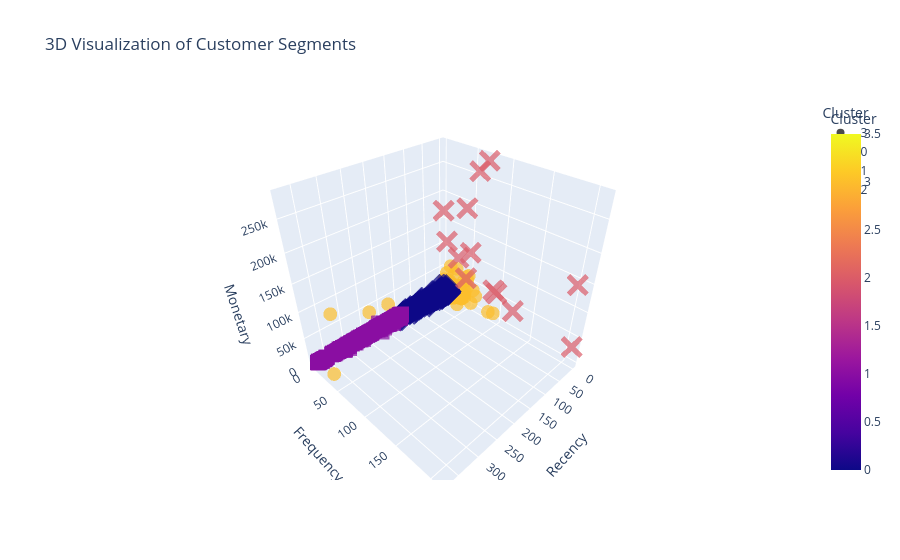

Notebook code cell kept with this figure:
### Markdown cell above
1. Why did you pick the specific chart?
The Elbow Curve is the standard and most intuitive method for selecting the optimal value of 'k' (the number of clusters) for the K-Means algorithm. It's an essential step for building a methodologically sound clustering model.

2. What is/are the insight(s) found from the chart?
The chart plots the model's inertia (a measure of how internally coherent the clusters are) against different values of 'k'. You will see the inertia decrease as 'k' increases. The "elbow point"—where the rate of decrease sharply slows down—indicates the most appropriate number of clusters to use

3. Will the gained insights help creating a positive business impact?
Are there any insights that lead to negative growth? Justify with specific reason.

Absolutely. Choosing the correct number of segments is fundamental to the project's success. Too few clusters will group dissimilar customers together, while too many will make the segments too small to be meaningful. This chart ensures your segmentation strategy is based on the actual structure of the data, leading to more effective and targeted marketing campaigns.

### Code cell
# Chart 9: Customer Cluster Profiles (3D Scatter Plot)
import plotly.express as px
from sklearn.preprocessing import StandardScaler
from sklearn.cluster import KMeans

#This code assumes you have chosen the optimal k (e.g., 4)
# run the K-Means algorithm to get cluster labels      ---

# Scale RFM data
scaler = StandardScaler()
rfm_scaled = scaler.fit_transform(rfm_df[['Recency', 'Frequency', 'Monetary']])


optimal_k = 4
kmeans = KMeans(n_clusters=optimal_k, random_state=42, n_init=10)
rfm_df['Cluster'] = kmeans.fit_predict(rfm_scaled)
fig = px.scatter_3d(rfm_df,
                    x='Recency',
                    y='Frequency',
                    z='Monetary',
                    color='Cluster',
                    symbol='Cluster',
                    size_max=18,
                    opacity=0.7,
                    title='3D Visualization of Customer Segments')

fig.show()

### Figure 1 — Plotly figure (JSON) as saved in the notebook; plotly's stock layout.template omitted (floating-point values rounded to 4 significant figures; data arrays with more than 128 entries replaced by an {"elided": "..."} marker saying what was removed)
{"data": [{"hovertemplate": "Cluster=%{marker.color}<br>Recency=%{x}<br>Frequency=%{y}<br>Monetary=%{z}<extra></extra>", "legendgroup": "3", "marker": {"color": {"elided": "204 int values"}, "coloraxis": "coloraxis", "opacity": 0.7, "symbol": "circle"}, "mode": "markers", "name": "3", "scene": "scene", "showlegend": true, "type": "scatter3d", "x": {"elided": "204 int values"}, "y": {"elided": "204 int values"}, "z": {"elided": "204 float values"}}, {"hovertemplate": "Cluster=%{marker.color}<br>Recency=%{x}<br>Frequency=%{y}<br>Monetary=%{z}<extra></extra>", "legendgroup": "0", "marker": {"color": {"elided": "3054 int values"}, "coloraxis": "coloraxis", "opacity": 0.7, "symbol": "diamond"}, "mode": "markers", "name": "0", "scene": "scene", "showlegend": true, "type": "scatter3d", "x": {"elided": "3054 int values"}, "y": {"elided": "3054 int values"}, "z": {"elided": "3054 float values"}}, {"hovertemplate": "Cluster=%{marker.color}<br>Recency=%{x}<br>Frequency=%{y}<br>Monetary=%{z}<extra></extra>", "legendgroup": "1", "marker": {"color": {"elided": "1067 int values"}, "coloraxis": "coloraxis", "opacity": 0.7, "symbol": "square"}, "mode": "markers", "name": "1", "scene": "scene", "showlegend": true, "type": "scatter3d", "x": {"elided": "1067 int values"}, "y": {"elided": "1067 int values"}, "z": {"elided": "1067 float values"}}, {"hovertemplate": "Cluster=%{marker.color}<br>Recency=%{x}<br>Frequency=%{y}<br>Monetary=%{z}<extra></extra>", "legendgroup": "2", "marker": {"color": [2, 2, 2, 2, 2, 2, 2, 2, 2, 2, 2, 2, 2], "coloraxis": "coloraxis", "opacity": 0.7, "symbol": "x"}, "mode": "markers", "name": "2", "scene": "scene", "showlegend": true, "type": "scatter3d", "x": [24, 1, 3, 10, 2, 1, 1, 39, 1, 8, 3, 2, 1], "y": [21, 209, 97, 55, 73, 201, 91, 63, 2, 46, 31, 124, 60], "z": [124900.0, 33050.0, 58760.0, 117200.0, 280200.0, 143700.0, 60630.0, 80850.0, 168500.0, 194400.0, 91060.0, 40520.0, 259700.0]}], "layout": {"coloraxis": {"colorbar": {"title": {"text": "Cluster"}}, "colorscale": [[0, "#0d0887"], [0.1111, "#46039f"], [0.2222, "#7201a8"], [0.3333, "#9c179e"], [0.4444, "#bd3786"], [0.5556, "#d8576b"], [0.6667, "#ed7953"], [0.7778, "#fb9f3a"], [0.8889, "#fdca26"], [1, "#f0f921"]]}, "legend": {"title": {"text": "Cluster"}, "tracegroupgap": 0}, "scene": {"domain": {"x": [0, 1], "y": [0, 1]}, "xaxis": {"title": {"text": "Recency"}}, "yaxis": {"title": {"text": "Frequency"}}, "zaxis": {"title": {"text": "Monetary"}}}, "title": {"text": "3D Visualization of Customer Segments"}}}
